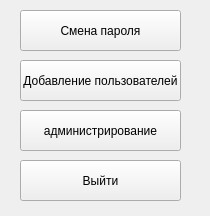
<?xml version="1.0" encoding="UTF-8"?>
<ui version="4.0">
 <class>Form</class>
 <widget class="QWidget" name="Form">
  <property name="geometry">
   <rect>
    <x>0</x>
    <y>0</y>
    <width>210</width>
    <height>216</height>
   </rect>
  </property>
  <property name="windowTitle">
   <string>Form</string>
  </property>
  <widget class="QPushButton" name="pushButton">
   <property name="geometry">
    <rect>
     <x>20</x>
     <y>160</y>
     <width>161</width>
     <height>41</height>
    </rect>
   </property>
   <property name="text">
    <string>Выйти</string>
   </property>
  </widget>
  <widget class="QPushButton" name="users_list">
   <property name="geometry">
    <rect>
     <x>20</x>
     <y>110</y>
     <width>161</width>
     <height>41</height>
    </rect>
   </property>
   <property name="minimumSize">
    <size>
     <width>161</width>
     <height>41</height>
    </size>
   </property>
   <property name="maximumSize">
    <size>
     <width>161</width>
     <height>41</height>
    </size>
   </property>
   <property name="text">
    <string>администрирование</string>
   </property>
  </widget>
  <widget class="QPushButton" name="add_user">
   <property name="geometry">
    <rect>
     <x>20</x>
     <y>60</y>
     <width>161</width>
     <height>41</height>
    </rect>
   </property>
   <property name="text">
    <string>Добавление пользователей</string>
   </property>
  </widget>
  <widget class="QPushButton" name="password_change">
   <property name="geometry">
    <rect>
     <x>20</x>
     <y>10</y>
     <width>161</width>
     <height>41</height>
    </rect>
   </property>
   <property name="text">
    <string>Смена пароля</string>
   </property>
  </widget>
 </widget>
 <resources/>
 <connections/>
</ui>
